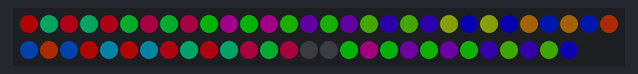
The sketch below on a simulated Arduino Uno, built with avr-gcc and run on an emulated ATmega328P. On the bench: 58 RGB LEDs in strip order, left to right, continuing on the next row. Dim RGB values are drawn brighter than linear.

Above: at 0.15 s.
At 4.69 s:
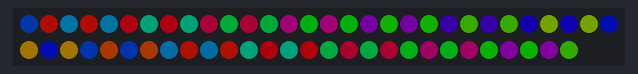
At 9.85 s:
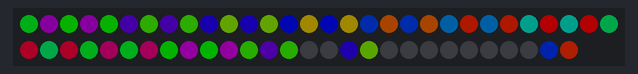
At 19.85 s:
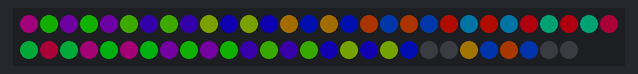
At 29.25 s:
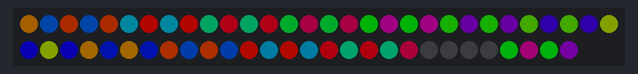
At 39.56 s:
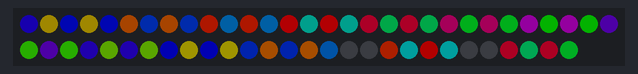

The sketch:

BLClock.ino
```cpp
/*
Basic Led Clock, часы на адресных светодиодах
*/

#define LED_PIN       6  // Контакт для вывода информации на адресные светодиоды
#define LED_PER_SEG   2  // Количество светодиодов на сегмент
#define LED_SEGMENT   7  // Количество сегментов
#define LED_COUNT 4 * LED_SEGMENT * LED_PER_SEG + 2  // Общее кол-во светодиодов

#include <microLED.h> // 3.6.0

microLED <LED_COUNT, LED_PIN, MLED_NO_CLOCK, LED_WS2812, ORDER_GRB> display;

// Определение цифр и прочих символов
//  aa
// f  b
//  gg
// e  c
//  dd

#define CH_A 10
#define CH_B 11
#define CH_C 12
#define CH_D 13
#define CH_E 14
#define CH_F 15
#define CH_EMPTY 16

#define MAX_CH 17
byte DIGITS[MAX_CH] = {
//   cdefabg
  0b01111110, // 0
  0b01000010, // 1
  0b00110111, // 2
  0b01100111, // 3
  0b01001011, // 4
  0b01101101, // 5
  0b01111101, // 6
  0b01000110, // 7
  0b01111111, // 8
  0b01101111, // 9
  0b01011111, // A
  0b01111001, // b
  0b00111100, // C
  0b01110011, // d
  0b00111101, // E
  0b00011101, // F
//   cdefabg
  0b00000000 // CH_EMPTY
};

void setup() {
  display.setBrightness(60);
  display.clear();
  display.setCLI(CLI_AVER);
  Serial.begin(9600);
}

void loop() {
  static byte counter = 0;
  for (int i = 0; i < LED_COUNT; i++) {
    display.set(i, mWheel8(counter + i * 255 / LED_COUNT));
  }
  counter += 3;

  static byte n = 0;
  static uint32_t last_update = 0;
  if (millis() - last_update > 500) {
    last_update = millis();
    n++;
    if (n > MAX_CH) {
      n = 0;
    }
  }
  setDigit(3, n);

  display.show();
  delay(30);
}

// Установить цифру на заданной позиции
// position 0 — дестяки часов, 1 — единицы часов, 2 — десятки минут, 3 — единицы минут
// value — значение
void setDigit(byte position, byte value) {

  // Найдём начальный светодиод
  byte start = position * LED_SEGMENT * LED_PER_SEG;
  if (position > 1) {
    // Для минут — сдвиг на два светодиода, образующих двоеточие
    start += 2;
  }

  byte digit = DIGITS[value];
  /*
  Serial.print("Digit: ");
  Serial.print(digit);
  Serial.print(", 0x1: ");
  Serial.print(digit & 0x1);
  Serial.print(", value: ");
  Serial.print(value);
  Serial.println();
  */
  for (byte i = 0; i < LED_SEGMENT; i++) {
    if ((digit & 0x1) == 0) {
      display.fill(start, start + LED_PER_SEG - 1, mBlack);
    }
    start += LED_PER_SEG;
    digit = digit >> 1;
  }
}
```
